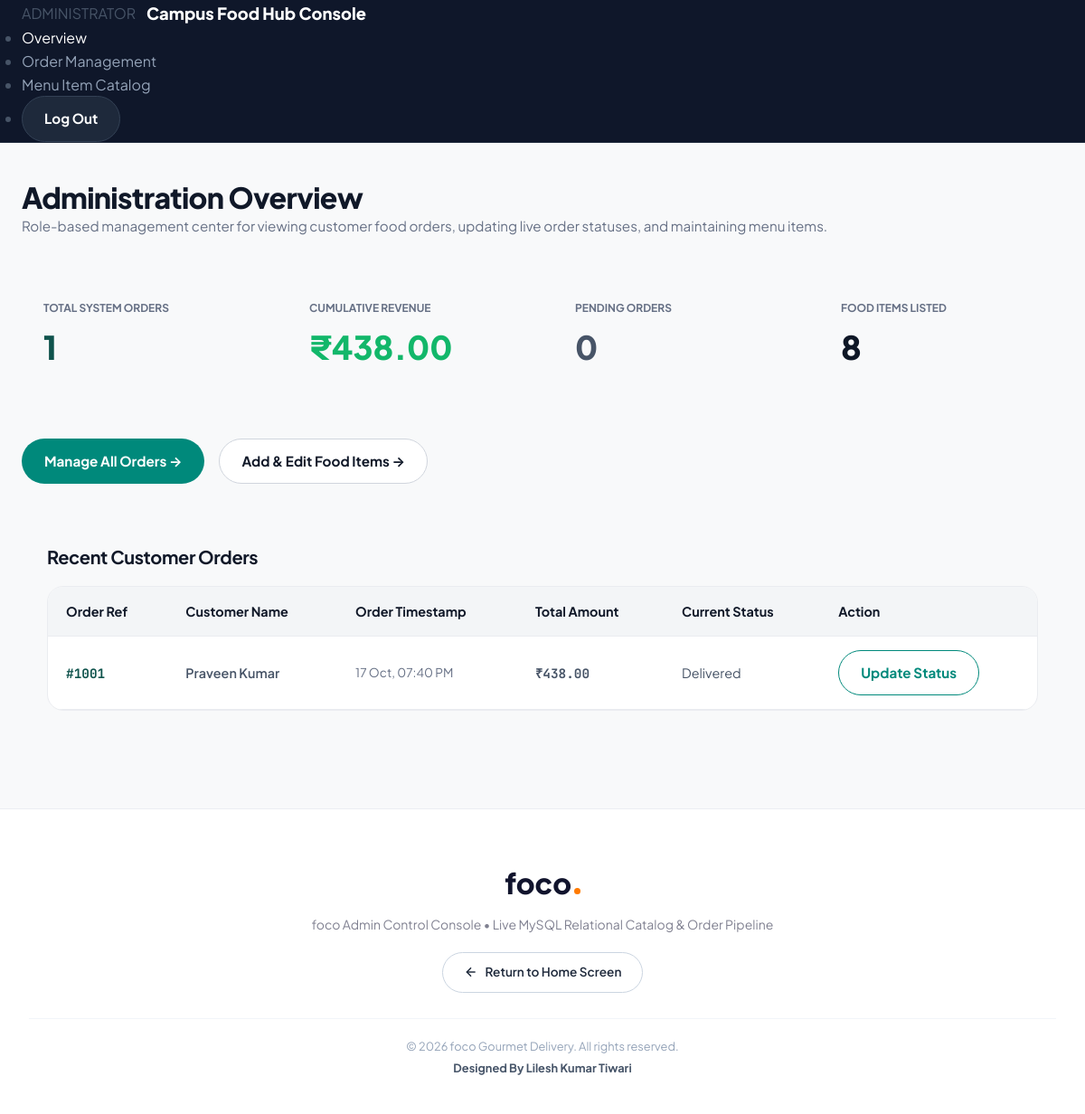
The page /experiment-6/admin/index.php (signed in) on the database its author committed.
### tables this page shows
CREATE TABLE `orders` (
    `order_id` INT AUTO_INCREMENT PRIMARY KEY,
    `user_id` INT NOT NULL,
    `order_date` DATETIME NOT NULL DEFAULT CURRENT_TIMESTAMP,
    `total_amount` DECIMAL(10,2) NOT NULL,
    `delivery_name` VARCHAR(150) NOT NULL,
    `delivery_mobile` VARCHAR(20) NOT NULL,
    `delivery_address` TEXT NOT NULL,
    `order_status` ENUM('Pending', 'Confirmed', 'Preparing', 'Out for Delivery', 'Delivered', 'Cancelled') NOT NULL DEFAULT 'Pending',
    FOREIGN KEY (`user_id`) REFERENCES `users`(`user_id`) ON DELETE CASCADE
);

CREATE TABLE `users` (
    `user_id` INT AUTO_INCREMENT PRIMARY KEY,
    `name` VARCHAR(150) NOT NULL,
    `email` VARCHAR(150) NOT NULL UNIQUE,
    `password` VARCHAR(255) NOT NULL,
    `mobile` VARCHAR(20) NOT NULL,
    `address` TEXT NOT NULL,
    `role` ENUM('user', 'admin') NOT NULL DEFAULT 'user',
    `created_at` DATETIME NOT NULL DEFAULT CURRENT_TIMESTAMP
);

### experiment-6/admin/index.php (the view, shortened to what this page needs)
<?php
$pdo = getFoodDbConnection();
$metrics = [
    'total_orders'   => 0,
    'total_revenue'  => 0.00,
    'pending_orders' => 0,
    'total_items'    => 0
];
if ($pdo) {
    try {
        $mStmt = $pdo->query('
            SELECT
                COUNT(*) as total_orders,
                COALESCE(SUM(total_amount), 0) as total_revenue,
                SUM(CASE WHEN order_status = "Pending" THEN 1 ELSE 0 END) as pending_orders
            FROM orders
        ');
        $mRow = $mStmt->fetch();
        $metrics['total_orders']   = (int)$mRow['total_orders'];
        $metrics['total_revenue']  = (float)$mRow['total_revenue'];
        $metrics['pending_orders'] = (int)$mRow['pending_orders'];
        $iStmt = $pdo->query('SELECT COUNT(*) FROM food_items');
        $metrics['total_items'] = (int)$iStmt->fetchColumn();
        $recentOrders = $pdo->query('
            SELECT o.*, u.name as customer_name, u.email as customer_email
            FROM orders o
            JOIN users u ON o.user_id = u.user_id
            ORDER BY o.order_id DESC
            LIMIT 5
        ')->fetchAll();
    } catch (Exception $e) {
        error_log("Admin metrics error: " . $e->getMessage());
    }
}
?>
<!DOCTYPE html>
<html lang="en">
<head>
  <link rel="stylesheet" href="../../assets/css/design-system.css">
  <link rel="stylesheet" href="../style.css">
</head>
<body style="background: var(--bg-app);">
  <nav class="food-app-header" style="background: #0F172A; border-bottom: 1px solid #1E293B;">
    <div class="container food-header-inner">
      <div style="display: flex; align-items: center; gap: 0.75rem;">
        <span class="badge badge-warning">ADMINISTRATOR</span>
        <span style="font-weight: 800; color: #FFFFFF; font-size: 1.15rem;">Campus Food Hub Console</span>
      </div>
      <ul class="food-nav-menu">
        <li><a href="index.php" class="food-nav-link active" style="color: #FFFFFF;">Overview</a></li>
        <li><a href="orders.php" class="food-nav-link" style="color: #94A3B8;">Order Management</a></li>
        <li><a href="items.php" class="food-nav-link" style="color: #94A3B8;">Menu Item Catalog</a></li>
        <li><a href="../logout.php" class="btn btn-secondary btn-sm" style="background: #1E293B; color: #FFFFFF !important; border-color: #334155;">Log Out</a></li>
      </ul>
    </div>
  </nav>
  <main class="container" style="padding: 2.5rem 1.5rem 5rem;">
    <div style="margin-bottom: 2.5rem;">
      <h1 style="font-size: 2rem; font-weight: 800;">Administration Overview</h1>
      <p style="color: var(--text-muted); font-size: 0.95rem;">
        Role-based management center for viewing customer food orders, updating live order statuses, and maintaining menu items.
      </p>
    </div>
    <div style="display: grid; grid-template-columns: repeat(auto-fit, minmax(220px, 1fr)); gap: 1.5rem; margin-bottom: 3rem;">
      <div class="card" style="padding: 1.5rem;">
        <span style="font-size: 0.75rem; font-weight: 700; color: var(--text-muted); text-transform: uppercase;">Total System Orders</span>
        <div style="font-size: 2.25rem; font-weight: 800; color: var(--primary); margin-top: 0.25rem;"><?= $metrics['total_orders'] ?></div>
      </div>
      <div class="card" style="padding: 1.5rem;">
        <span style="font-size: 0.75rem; font-weight: 700; color: var(--text-muted); text-transform: uppercase;">Cumulative Revenue</span>
        <div style="font-size: 2.25rem; font-weight: 800; color: var(--success); margin-top: 0.25rem;">₹<?= number_format($metrics['total_revenue'], 2) ?></div>
      </div>
      <div class="card" style="padding: 1.5rem;">
        <span style="font-size: 0.75rem; font-weight: 700; color: var(--text-muted); text-transform: uppercase;">Pending Orders</span>
        <div style="font-size: 2.25rem; font-weight: 800; color: var(--warning); margin-top: 0.25rem;"><?= $metrics['pending_orders'] ?></div>
      </div>
      <div class="card" style="padding: 1.5rem;">
        <span style="font-size: 0.75rem; font-weight: 700; color: var(--text-muted); text-transform: uppercase;">Food Items Listed</span>
        <div style="font-size: 2.25rem; font-weight: 800; color: var(--text-main); margin-top: 0.25rem;"><?= $metrics['total_items'] ?></div>
      </div>
    </div>
    <div style="display: flex; gap: 1rem; margin-bottom: 2.5rem; flex-wrap: wrap;">
      <a href="orders.php" class="btn btn-primary">
        <span>Manage All Orders &rarr;</span>
      </a>
      <a href="items.php" class="btn btn-secondary">
        <span>Add & Edit Food Items &rarr;</span>
      </a>
    </div>
    <div class="card" style="padding: 1.75rem;">
      <h3 style="font-size: 1.25rem; margin-bottom: 1.25rem;">Recent Customer Orders</h3>
      <div class="table-responsive">
        <table class="data-table">
          <thead>
            <tr>
              <th>Order Ref</th>
              <th>Customer Name</th>
              <th>Order Timestamp</th>
              <th>Total Amount</th>
              <th>Current Status</th>
              <th>Action</th>
            </tr>
          </thead>
          <tbody>
            <?php if (empty($recentOrders)): ?>
              <tr><td colspan="6" style="text-align: center; color: var(--text-muted); padding: 2rem;">No orders placed yet.</td></tr>
            <?php else: ?>
              <?php foreach ($recentOrders as $ro): ?>
                <tr>
                  <td style="font-family: var(--font-mono); font-weight: 700; color: var(--primary);">#<?= $ro['order_id'] ?></td>
                  <td style="font-weight: 600;"><?= htmlspecialchars($ro['customer_name']) ?></td>
                  <td style="font-size: 0.85rem; color: var(--text-muted);"><?= htmlspecialchars(date('d M, h:i A', strtotime($ro['order_date']))) ?></td>
                  <td style="font-family: var(--font-mono); font-weight: 700;">₹<?= number_format($ro['total_amount'], 2) ?></td>
                  <td>
                    <span class="status-badge <?= htmlspecialchars(str_replace(' ', '_', $ro['order_status'])) ?>">
                      <?= htmlspecialchars($ro['order_status']) ?>
                    </span>
                  </td>
                  <td>
                    <a href="orders.php?edit=<?= $ro['order_id'] ?>" class="btn btn-outline btn-sm">Update Status</a>
                  </td>
                </tr>
              <?php endforeach; ?>
            <?php endif; ?>
          </tbody>
        </table>
      </div>
    </div>
  </main>
  <footer class="foco-centered-footer">
    <div>
      <a href="../index.php" class="foco-footer-logo">
        <span>foco</span>
        <span class="foco-brand-dot"></span>
      </a>
      <p class="foco-footer-desc">
        foco Admin Control Console &bull; Live MySQL Relational Catalog &amp; Order Pipeline
      </p>
      <div>
        <a href="../../index.html" class="foco-footer-btn">
          <svg width="16" height="16" viewBox="0 0 24 24" fill="none" stroke="currentColor" stroke-width="2.2">
            <line x1="19" y1="12" x2="5" y2="12"></line>
            <polyline points="12 19 5 12 12 5"></polyline>
          </svg>
          <span>Return to Home Screen</span>
        </a>
      </div>
      <div class="foco-footer-copy">
        <div>&copy; 2026 foco Gourmet Delivery. All rights reserved.</div>
        <div style="margin-top: 0.25rem;" class="foco-designer-tag">Designed By Lilesh Kumar Tiwari</div>
      </div>
    </div>
  </footer>
</body>
</html>

### assets/css/design-system.css (style rules this page uses)
:root { --bg-app: #F8F9FA; --bg-surface: #FFFFFF; --bg-surface-soft: #F1F4F8; --bg-subtle: #F3F5F7; --bg-dark: #0D131F; --bg-dark-card: #151D2A; --text-main: #0E1726; --text-heading: #101828; --text-body: #475467; --text-muted: #667085; --text-light: #98A2B3; --primary: #0F534C; --primary-hover: #0A3C37; --primary-light: #E6F4F1; --primary-border: #B2DFD8; --accent-teal: #0D9488; --accent-cyan: #06B6D4; --accent-orange: #F97316; --accent-indigo: #4F46E5; --accent-amber: #F59E0B; --success: #12B76A; --success-bg: #ECFDF3; --success-border: #A6F4C5; --success-text: #027A48; --danger: #F04438; --danger-bg: #FEF3F2; --danger-border: #FECDCA; --danger-text: #B42318; --border-light: #EAECF0; --border-medium: #D0D5DD; --border-focus: #0D9488; --radius-xs: 4px; --radius-sm: 8px; --radius-md: 12px; --radius-lg: 18px; --radius-xl: 24px; --radius-2xl: 32px; --radius-full: 9999px; --shadow-xs: 0 1px 2px rgba(16, 24, 40, 0.05); --shadow-sm: 0 1px 3px rgba(16, 24, 40, 0.08), 0 1px 2px rgba(16, 24, 40, 0.04); --shadow-md: 0 4px 8px -2px rgba(16, 24, 40, 0.06), 0 2px 4px -2px rgba(16, 24, 40, 0.04); --shadow-lg: 0 12px 16px -4px rgba(16, 24, 40, 0.08), 0 4px 6px -2px rgba(16, 24, 40, 0.03); --shadow-xl: 0 20px 24px -4px rgba(16, 24, 40, 0.08), 0 8px 8px -4px rgba(16, 24, 40, 0.03); --font-serif: 'DM Serif Display', Georgia, serif; --font-sans: 'Plus Jakarta Sans', -apple-system, BlinkMacSystemFont, 'Segoe UI', Roboto, sans-serif; --font-mono: 'JetBrains Mono', monospace; --transition-fast: 150ms ease; --transition-normal: 250ms ease; --transition-smooth: 350ms cubic-bezier(0.16, 1, 0.3, 1); }
*, *::before, *::after { box-sizing: border-box; margin: 0; padding: 0; }
html { font-size: 16px; scroll-behavior: smooth; -webkit-font-smoothing: antialiased; }
body { font-family: var(--font-sans); background-color: var(--bg-app); color: var(--text-body); line-height: 1.6; min-height: 100vh; display: flex; flex-direction: column; }
a { color: inherit; text-decoration: none; transition: all var(--transition-fast); }
img, svg { display: block; max-width: 100%; }
.container { width: 100%; max-width: 1220px; margin: 0 auto; padding: 0 1.5rem; }
h1, h2, h3, h4, h5 { color: var(--text-heading); font-weight: 700; line-height: 1.25; letter-spacing: -0.02em; }
.btn { display: inline-flex; align-items: center; justify-content: center; gap: 0.5rem; font-size: 0.95rem; font-weight: 700; padding: 0.75rem 1.5rem; border-radius: var(--radius-full); cursor: pointer; border: 1px solid transparent; transition: all var(--transition-normal); text-decoration: none; }
.btn-primary { background: #00897B; color: #FFFFFF !important; }
.btn-secondary { background: #FFFFFF; color: var(--text-heading) !important; border-color: var(--border-medium); }
.btn-outline { background: transparent; color: #00897B !important; border-color: #00897B; }
.table-responsive { width: 100%; overflow-x: auto; border-radius: var(--radius-lg); border: 1px solid var(--border-light); background: #FFFFFF; }
.data-table { width: 100%; border-collapse: collapse; text-align: left; font-size: 0.9rem; }
.data-table th { background: var(--bg-subtle); color: var(--text-heading); font-weight: 700; padding: 0.95rem 1.25rem; border-bottom: 1px solid var(--border-light); white-space: nowrap; }
.data-table td { padding: 0.95rem 1.25rem; border-bottom: 1px solid var(--border-light); }

### rows shown on the page
orders: order_id "1001", user.name "Praveen Kumar", order_date "17 Oct, 07:40 PM", total_amount "438.00", order_status "Delivered"

### other values the page prints
$metrics['total_orders'] "1"
$metrics['total_revenue'] "438.00"
$metrics['pending_orders'] "0"
$metrics['total_items'] "8"
